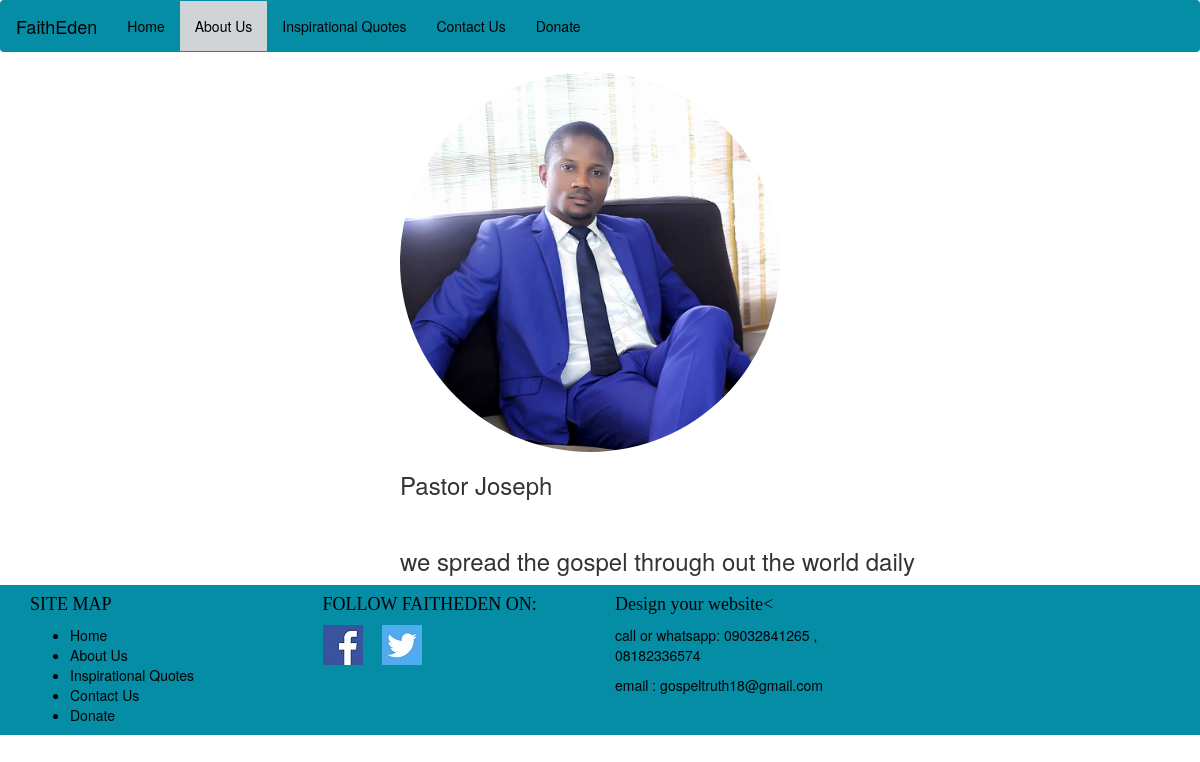
Page /about/ on the earlier database version.
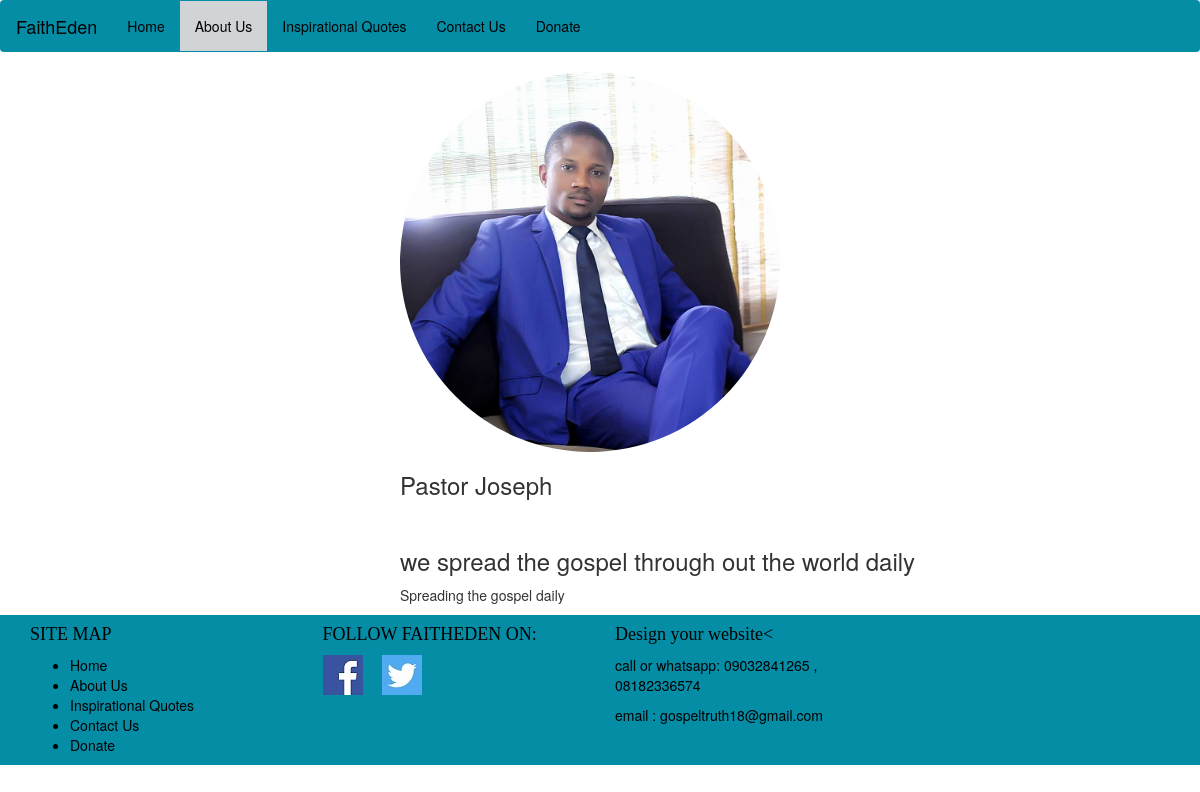
Same page on the later database version.
### about/models.py (models this page shows, shortened)
class AboutUs(models.Model):
    title = models.CharField(max_length=200, blank=True)
    body = models.TextField()
    created = models.DateTimeField(auto_now_add=True)
    updated = models.DateTimeField(auto_now=True)
    class Meta:
        ordering = "-updated",
        verbose_name_plural = 'About us'

### about/views.py (the view)
def About(request):
    about_us = AboutUs.objects.first()
    context = {'about_us': about_us}
    return render(request, 'about/about.html', context)

### about/templates/about/about.html
{% extends 'home/base.html' %}
{% load staticfiles %}
{% block content %}
<div class="col-sm-offset-4" >
<img src="{% static 'img/facepic.jpg' %}" class="img-circle img-responsive" alt="Pastor joseph" width="380" >
<h3>Pastor Joseph</h3></br>
<h3>we spread the gospel through out the world daily</h3>
<p>{{ about_us.body|linebreaks|safe }}</p>
</div>
{% endblock content %}

### home/templates/home/base.html (shortened to what this page needs)
{% load staticfiles %}
<DOCTYPE html>
<html>
<head>
<link rel="stylesheet" href="{% static 'css/bootstrap.css' %}">
</head>
<body>
<nav class="navbar " style="background-color:#058da6 ; color: black;">
  <div class="container-fluid">
    <div class="navbar-header">
      <a class="navbar-brand" href="{% url 'myblog:list' %}" style='color:black; text-decoration: none;'>FaithEden</a>
    </div>
<div class="collapse navbar-collapse" id="myNavbar">
      <ul class="nav navbar-nav">
{% url 'myblog:list' as home %}
{% url 'about:about1' as about %}
{% url 'quote:quotes' as quotes %}
{% url 'contact:contact1' as contact %}
{% url 'donate:donate1' as donate %}
        <li {% if request.path == home %} style="background-color: #d0d4d6; color:black; " {% endif %} >
        <a href="{% url 'myblog:list' %}" >Home</a></li>
        <li {% if request.path == about %} style="background-color: #d0d4d6; color:black; " {% endif %} ><a href="{% url 'about:about1' %}">About Us</a></li>
        <li {% if request.path == quotes %} style="background-color: #d0d4d6; color:black; " {% endif %} ><a href="{% url 'quote:quotes' %}">Inspirational Quotes</a></li>
        <li {% if request.path == contact %} style="background-color: #d0d4d6; color:black; " {% endif %} ><a href="{% url 'contact:contact1' %}">Contact Us</a></li>
        <li {% if request.path == donate %} style="background-color: #d0d4d6; color:black; " {% endif %} ><a href="{% url 'donate:donate1' %}">Donate</a></li>
      </ul>
</div>
</nav>
{% block content %}
{% endblock content %}
<footer >
<div class="col-sm-12" style="background-color:#058da6; color: black;">
<div class="container-fluid">
<div class="row">
 <div class="col-sm-3">
      <h4 style="font-family: 'Satisfy', cursive;" >SITE MAP</h4>
      <ul style="color:black; text-decoration: none;">
        <li ><a style='color:black; text-decoration: none;' href="{% url 'myblog:list' %}" >Home</a></li>
        <li><a style='color:black; text-decoration: none;' href="{% url 'about:about1' %}">About Us</a></li>
        <li><a style='color:black; text-decoration: none;' href="{% url 'quote:quotes' %}">Inspirational Quotes</a></li>
        <li><a style='color:black; text-decoration: none;' href="{% url 'contact:contact1' %}" >Contact Us</a></li>
        <li><a style='color:black; text-decoration: none;' href="{% url 'donate:donate1' %}">Donate</a></li>
      </ul>
</div>
<div class="col-sm-3">
    <h4 style="font-family: 'Satisfy', cursive;" >FOLLOW FAITHEDEN ON:</h4>
    <a href="https://www.fb.com/faithlooks">
    <img class="" src="/static/img/fb_logo.jpg" ></a>
    <a href="https://www.twitter.com/elanfaith"> <img class="" src="/static/img/twitter_logo.jpg"></a>
</div>
<div class="col-sm-3" >
 <h4 style="font-family: 'Satisfy', cursive;">Design your website<</h4>
 <p style='color:black; text-decoration: none;' >call or whatsapp: 09032841265 , 08182336574</p>
 <p style='color:black; text-decoration: none;'> email : gospeltruth18@gmail.com</p>
</div>
</div>
</div>
</div>
</footer>
</body>
</html>

Differences in the rows shown:
added AboutUs: body "Spreading the gospel daily"
